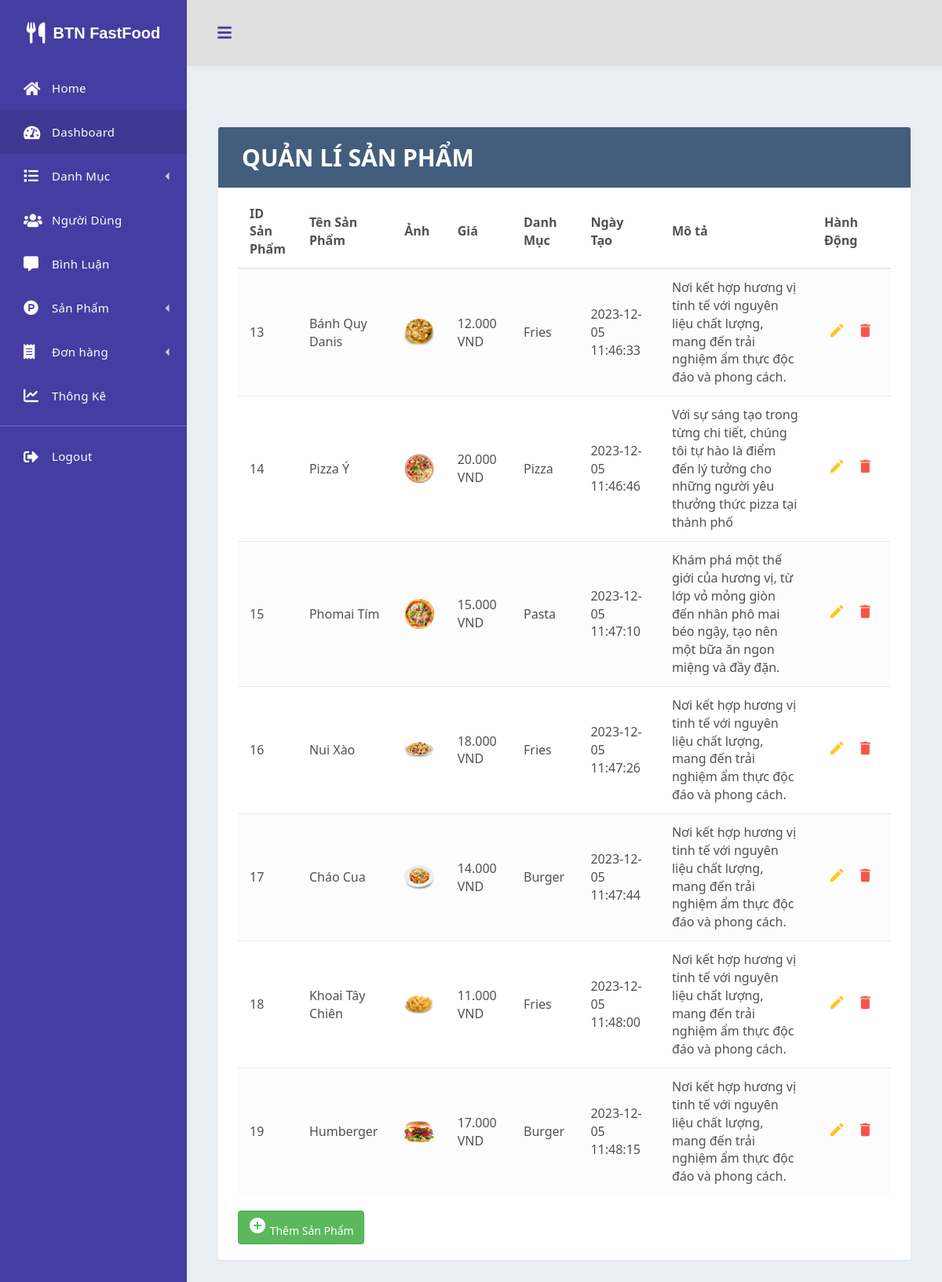
Screenshot of /Controller/index-admin.php?request=product with the database file from the repository.
### tables this page shows
CREATE TABLE `products` (
  `id_products` int(11) NOT NULL,
  `id_categories` int(11) DEFAULT NULL,
  `name_products` varchar(225) DEFAULT NULL,
  `images` varchar(225) DEFAULT NULL,
  `original_price` int(11) DEFAULT NULL,
  `date_created` timestamp NOT NULL DEFAULT current_timestamp() ON UPDATE current_timestamp(),
  `description` varchar(225) NOT NULL
);

CREATE TABLE `categories` (
  `id_categories` int(11) NOT NULL,
  `name_categories` varchar(225) DEFAULT NULL,
  `date_created` timestamp NOT NULL DEFAULT current_timestamp() ON UPDATE current_timestamp()
);

### Model/pdo.php (called while the page is built, shortened)
<?php
function pdo_get_connection(){
    $dburl = "mysql:host=localhost;dbname=nhom_9;charset=utf8";
    $username = 'root';
    $password = '';
    $conn = new PDO($dburl, $username, $password);
    $conn->setAttribute(PDO::ATTR_ERRMODE, PDO::ERRMODE_EXCEPTION);
    return $conn;
}
function pdo_query($sql){
    $sql_args = array_slice(func_get_args(), 1);
    try{
        $conn = pdo_get_connection();
        $stmt = $conn->prepare($sql);
        $stmt->execute($sql_args);
        $rows = $stmt->fetchAll();
        return $rows;
    }
    catch(PDOException $e){
        throw $e;
    }
    finally{
        unset($conn);
    }
}

### Model/action-product.php (called while the page is built, shortened)
<?php
    function Load_All_Data_Products(){
        $sql = "SELECT
        products.id_products,
        products.id_categories,
        products.name_products,
        products.description,
        products.images,
        products.original_price,
        products.date_created,
        categories.name_categories
    FROM
        categories, products WHERE products.id_categories = categories.id_categories;
    ";
        $list_products = pdo_query($sql);
        return $list_products;
    }
if (!function_exists('currency_format')) {
    function currency_format($number, $suffix = 'đ') {
        if (!empty($number)) {
            return number_format($number, 0, ',', '.') . "{$suffix}";
        }
    }
}
?>

### View/Admin/products.php (the view, shortened to what this page needs)
<div class='dashboard-app'>
        <header class='dashboard-toolbar'><a href="#!" class="menu-toggle"><i class="fas fa-bars"></i></a></header>
        <div class='dashboard-content'>
            <div class="container">
               <div class="table-wrapper">
                    <div class="table-title">
                            <div class="row ">
                                <div class="col-sm-6">
                                    <b style = "font-size:30px">QUẢN LÍ SẢN PHẨM</b>
                                </div>
                            </div>
                    </div>
                    <table class="table table-striped table-hover">
                        <thead>
                            <tr>
                                <th>ID Sản Phẩm</th>
                                <th>Tên Sản Phẩm</th>
                                <th>Ảnh</th>
                                <th>Giá</th>
                                <th>Danh Mục</th>
                                <th>Ngày Tạo</th>
                                <th>Mô tả</th>
                                <th>Hành Động</th>
                            </tr>
                        </thead>
                        <tbody>
                            <?php foreach ($list_products as $value): extract($value)  ?>
                                        <tr>
                                                            <td><?=$id_products?></td>
                                                            <td><?=$name_products?></td>
                                                            <td><img src="../../../Dự_án_1/View/images/<?=$images?>" width="80px" alt=""></td>
                                                            <td><?php echo currency_format($original_price, ' VND'); ?></td>
                                                            <td><?=$name_categories?></td>
                                                            <td><?=$date_created?></td>
                                                            <td><?=$description?></td>
                                                            <td>
                                                                <a href="../../../Dự_án_1/Controller/index-admin.php?request=edit-product&&id=<?=$id_products?>" class="edit" data-toggle="modal">
                                                                    <i class="material-icons" data-toggle="tooltip" title="Edit">&#xE254;</i>
                                                                </a>
                                                                <a href="../../../Dự_án_1/Controller/index-admin.php?request=delete-product&&id=<?=$id_products?>" onclick = "return confirm('Bạn có muốn xóa không?')" class="delete" data-toggle="modal">
                                                                    <i class="material-icons"  data-toggle="tooltip" title="Delete">&#xE872;</i>
                                                                </a>
                                                            </td>
                                                        </tr>
                            <?php endforeach ?>
                        </tbody>
                    </table>
                    <a href="../../../Dự_án_1/Controller/index-admin.php?request=create-product" class="btn btn-success" data-toggle="modal"><i class="material-icons">&#xE147;</i> <span>Thêm Sản Phẩm</span></a>
                </div>
            </div>
        </div>
    </div>
</div>
</body>
</html>

### View/css/table_categories.css (style rules this page uses)
.table-wrapper { background: #fff; padding: 20px 25px; margin: 30px 0; border-radius: 3px; box-shadow: 0 1px 1px rgba(0, 0, 0, 0.05); }
.table-title { padding-bottom: 15px; background: #435d7d; color: #fff; padding: 16px 30px; margin: -20px -25px 10px; border-radius: 3px 3px 0 0; }
table.table tr th, table.table tr td { border-color: #e9e9e9; padding: 12px 15px; vertical-align: middle; }
table.table tr th:first-child { width: 60px; }
table.table tr th:last-child { width: 100px; }
table.table-striped tbody tr:nth-of-type(odd) { background-color: #fcfcfc; }
table.table td:last-child i { opacity: 0.9; font-size: 22px; margin: 0 5px; }
table.table td a { font-weight: bold; color: #566787; display: inline-block; text-decoration: none; outline: none !important; }
table.table td a.edit { color: #ffc107; }
table.table td a.delete { color: #f44336; }
table.table td i { font-size: 19px; }

### View/css/admin.css (style rules this page uses)
:root { --font-family-sans-serif: "Open Sans", -apple-system, BlinkMacSystemFont, "Segoe UI", Roboto, "Helvetica Neue", Arial, sans-serif, "Apple Color Emoji", "Segoe UI Emoji", "Segoe UI Symbol", "Noto Color Emoji"; }
*, *::before, *::after { -webkit-box-sizing: border-box; box-sizing: border-box; }
html { font-family: sans-serif; line-height: 1.15; -webkit-text-size-adjust: 100%; -webkit-tap-highlight-color: rgba(0, 0, 0, 0); }
body { margin: 0; font-family: "Open Sans", -apple-system, BlinkMacSystemFont, "Segoe UI", Roboto, "Helvetica Neue", Arial, sans-serif, "Apple Color Emoji", "Segoe UI Emoji", "Segoe UI Symbol", "Noto Color Emoji"; font-size: 1.5rem; font-weight: 400; line-height: 1.5; color: #515151; text-align: left; background-color: #e9edf4; }
a { color: #3f84fc; text-decoration: none; background-color: transparent; }
.dashboard-app { display: -webkit-box; display: -webkit-flex; display: -ms-flexbox; display: flex; -webkit-box-orient: vertical; -webkit-box-direction: normal; -webkit-flex-direction: column; -ms-flex-direction: column; flex-direction: column; -webkit-box-flex: 2; -webkit-flex-grow: 2; -ms-flex-positive: 2; flex-grow: 2; margin-top: 84px; }
.dashboard-content { -webkit-box-flex: 2; -webkit-flex-grow: 2; -ms-flex-positive: 2; flex-grow: 2; padding: 25px; }
.menu-toggle { position: relative; width: 42px; height: 42px; display: -webkit-box; display: -webkit-flex; display: -ms-flexbox; display: flex; -webkit-box-align: center; -webkit-align-items: center; -ms-flex-align: center; align-items: center; -webkit-box-pack: center; -webkit-justify-content: center; -ms-flex-pack: center; justify-content: center; color: #443ea2; }
.menu-toggle i { font-size: 20px; }
.dashboard-toolbar { min-height: 84px; background-color: #dfdfdf; display: -webkit-box; display: -webkit-flex; display: -ms-flexbox; display: flex; -webkit-box-align: center; -webkit-align-items: center; -ms-flex-align: center; align-items: center; padding: 8px 27px; position: fixed; top: 0; right: 0; left: 0; z-index: 1000; }
@media (min-width: 992px) { .dashboard-app { margin-left: 238px; } }
@media (min-width: 992px) { .dashboard-toolbar { left: 238px; } }

### rows the page displays
products: id_products "13", name_products "Bánh Quy Danis", images (picture), original_price "12.000 VND", id_categories.name_categories "Fries", date_created "2023-12-05 11:46:33", description "Nơi kết hợp hương vị tinh tế với nguyên liệu chất lượng, mang đến trải nghiệm ẩm thực độc đáo và phong cách."
products: id_products "14", name_products "Pizza Ý", images (picture), original_price "20.000 VND", id_categories.name_categories "Pizza", date_created "2023-12-05 11:46:46", description "Với sự sáng tạo trong từng chi tiết, chúng tôi tự hào là điểm đến lý tưởng cho những người yêu thưởng thức pizza tại thành phố"
products: id_products "15", name_products "Phomai Tím", images (picture), original_price "15.000 VND", id_categories.name_categories "Pasta", date_created "2023-12-05 11:47:10", description "Khám phá một thế giới của hương vị, từ lớp vỏ mỏng giòn đến nhân phô mai béo ngậy, tạo nên một bữa ăn ngon miệng và đầy đặn."
products: id_products "16", name_products "Nui Xào", images (picture), original_price "18.000 VND", id_categories.name_categories "Fries", date_created "2023-12-05 11:47:26", description "Nơi kết hợp hương vị tinh tế với nguyên liệu chất lượng, mang đến trải nghiệm ẩm thực độc đáo và phong cách."
products: id_products "17", name_products "Cháo Cua", images (picture), original_price "14.000 VND", id_categories.name_categories "Burger", date_created "2023-12-05 11:47:44", description "Nơi kết hợp hương vị tinh tế với nguyên liệu chất lượng, mang đến trải nghiệm ẩm thực độc đáo và phong cách."
products: id_products "18", name_products "Khoai Tây Chiên", images (picture), original_price "11.000 VND", id_categories.name_categories "Fries", date_created "2023-12-05 11:48:00", description "Nơi kết hợp hương vị tinh tế với nguyên liệu chất lượng, mang đến trải nghiệm ẩm thực độc đáo và phong cách."
products: id_products "19", name_products "Humberger", images (picture), original_price "17.000 VND", id_categories.name_categories "Burger", date_created "2023-12-05 11:48:15", description "Nơi kết hợp hương vị tinh tế với nguyên liệu chất lượng, mang đến trải nghiệm ẩm thực độc đáo và phong cách."
